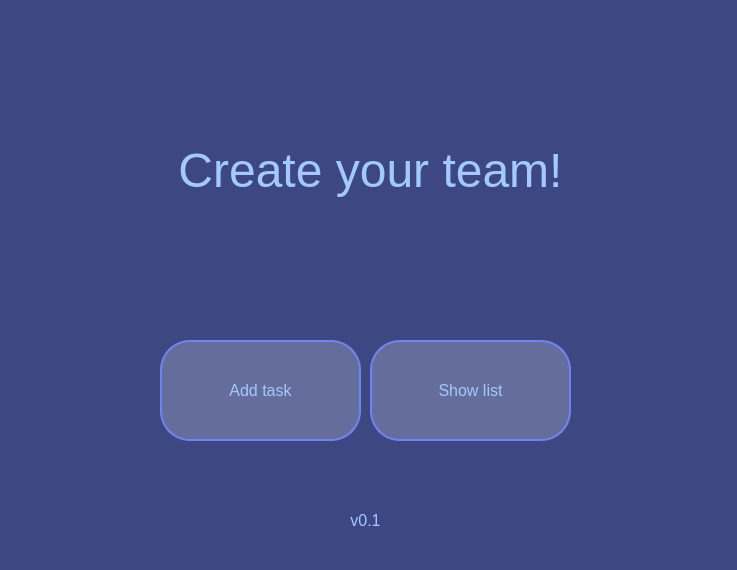
<?xml version="1.0" encoding="UTF-8"?>
<ui version="4.0">
 <class>Dialog</class>
 <widget class="QDialog" name="Dialog">
  <property name="geometry">
   <rect>
    <x>0</x>
    <y>0</y>
    <width>737</width>
    <height>570</height>
   </rect>
  </property>
  <property name="windowTitle">
   <string>CT v0.1</string>
  </property>
  <property name="styleSheet">
   <string notr="true">color: rgb(163, 201, 254);
background-color: rgb(61, 72, 131);
border-radius: 30px</string>
  </property>
  <widget class="QLabel" name="label_2">
   <property name="geometry">
    <rect>
     <x>120</x>
     <y>120</y>
     <width>501</width>
     <height>101</height>
    </rect>
   </property>
   <property name="font">
    <font>
     <pointsize>36</pointsize>
    </font>
   </property>
   <property name="text">
    <string>Create your team!</string>
   </property>
   <property name="alignment">
    <set>Qt::AlignCenter</set>
   </property>
  </widget>
  <widget class="QLabel" name="label_3">
   <property name="geometry">
    <rect>
     <x>330</x>
     <y>500</y>
     <width>71</width>
     <height>41</height>
    </rect>
   </property>
   <property name="font">
    <font>
     <pointsize>12</pointsize>
    </font>
   </property>
   <property name="text">
    <string>v0.1</string>
   </property>
   <property name="alignment">
    <set>Qt::AlignCenter</set>
   </property>
  </widget>
  <widget class="QPushButton" name="pushButton_2">
   <property name="geometry">
    <rect>
     <x>370</x>
     <y>340</y>
     <width>201</width>
     <height>101</height>
    </rect>
   </property>
   <property name="font">
    <font>
     <pointsize>12</pointsize>
    </font>
   </property>
   <property name="styleSheet">
    <string notr="true">color: rgb(163, 201, 254);
background-color: rgb(100, 109, 156);
border-radius: 30px;
border: 2px solid rgb(111, 132, 238);</string>
   </property>
   <property name="text">
    <string>Show list</string>
   </property>
  </widget>
  <widget class="QPushButton" name="pushButton_3">
   <property name="geometry">
    <rect>
     <x>160</x>
     <y>340</y>
     <width>201</width>
     <height>101</height>
    </rect>
   </property>
   <property name="font">
    <font>
     <pointsize>12</pointsize>
    </font>
   </property>
   <property name="styleSheet">
    <string notr="true">color: rgb(163, 201, 254);
background-color: rgb(100, 109, 156);
border-radius: 30px;
border: 2px solid rgb(111, 132, 238);</string>
   </property>
   <property name="text">
    <string>Add task</string>
   </property>
  </widget>
 </widget>
 <resources/>
 <connections/>
</ui>
